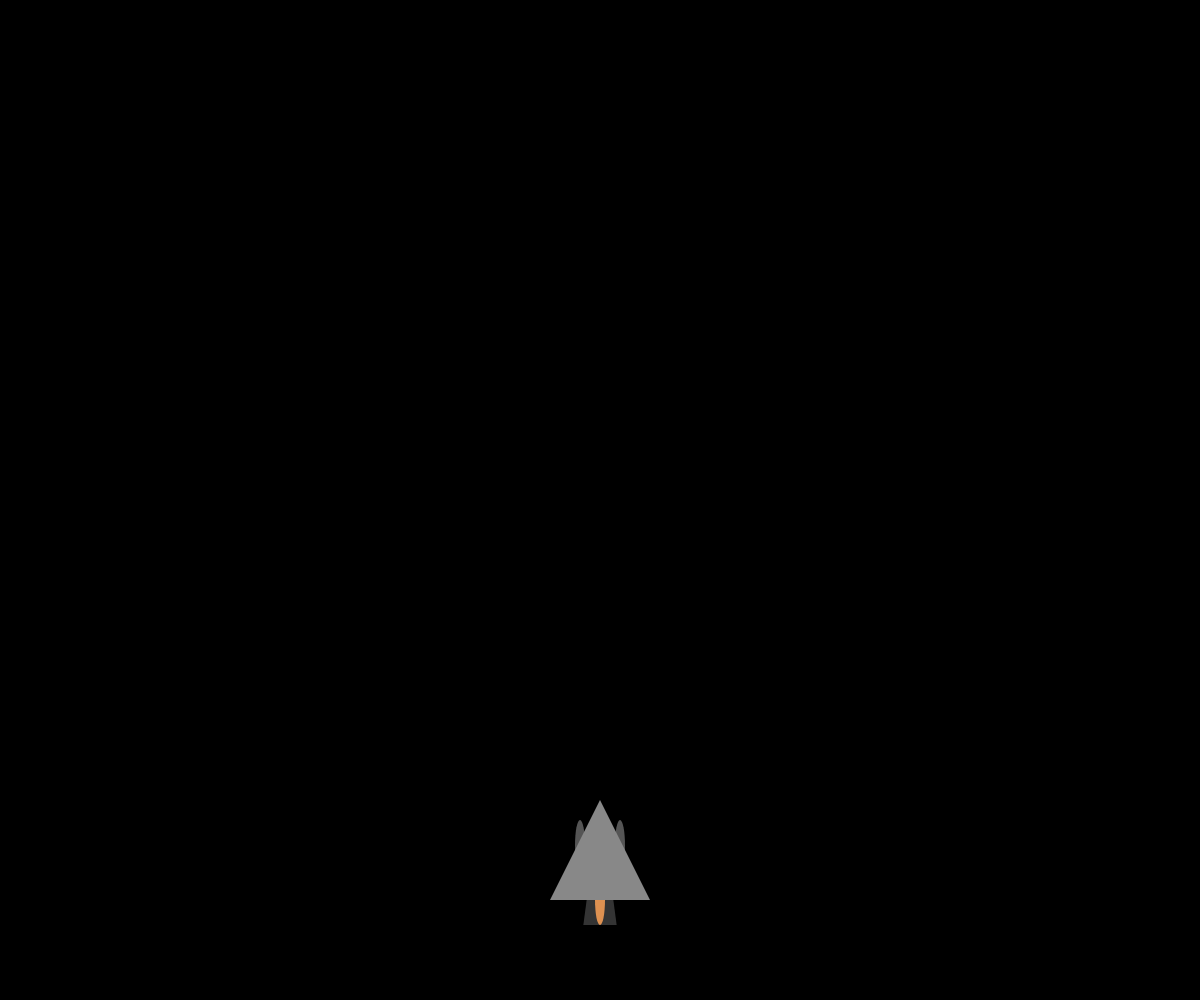
Frame 1 (no input)
Frame 60 (no input): identical to frame 1, image omitted
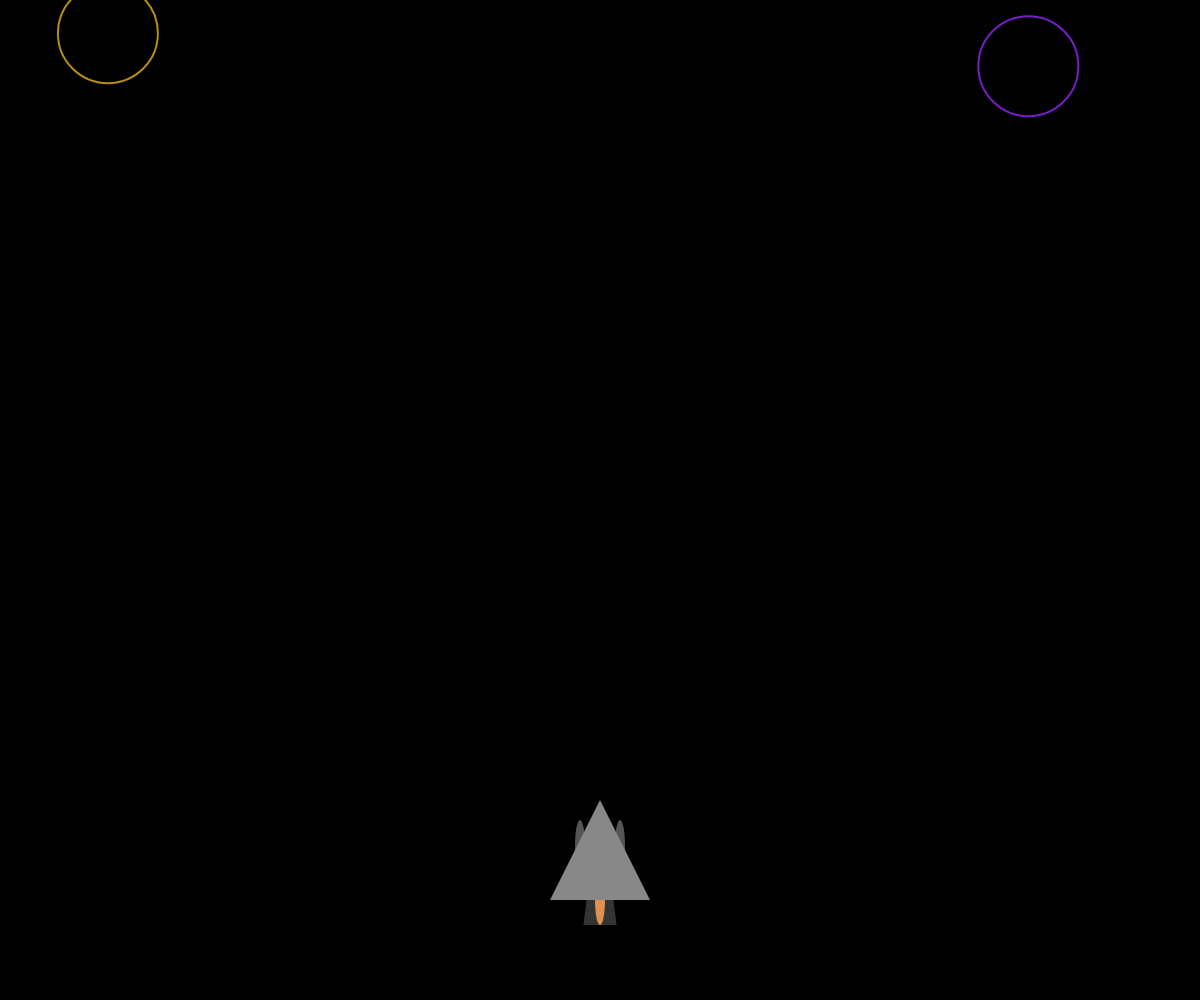
Frame 120 (the mouse pressed at the canvas centre since frame 60)

The p5.js sketch that drew these frames (run headless with seeded random() and noise() and a simulated clock; from frame 60 on, the mouse is pressed at the canvas centre):

// p5.js sketch
// ── sketch.js


var spaceship = {

    x: 200,
    y: 200,
    size: 50,
    speed: 20,
   
   
    
    

    display: function () {
         
       
        fill(85);
        ellipse(this.x - 20, this.y + 45, 10,  this.size);//leftGun
        ellipse(this.x + 20, this.y + 45, 10,  this.size);//rightGun
        
        fill (52);
         triangle(
            this.x, this.y,
            this.x -  this.size / 3, this.y + this.size * 2.5,
            this.x + this.size / 3, this.y + this.size * 2.5);
         fill('#DE9151');
        ellipse(this.x, this.y + 100, 10, this.size);//flames
        fill('#888')
        triangle(
            this.x, this.y,
            this.x - this.size, this.y + this.size * 2,
            this.x + this.size, this.y + this.size * 2);
        
        
      
    },
        
    

      // to move ship
    
    update: function () {
        
       

        if (keyIsDown(RIGHT_ARROW)) {
            spaceship.x += spaceship.speed;
        }

        if (keyIsDown(LEFT_ARROW)) {

            spaceship.x -= spaceship.speed;
        }
        if (keyIsDown(DOWN_ARROW)) {
            spaceship.y += spaceship.speed;
        }

        if (keyIsDown(UP_ARROW)) {

            spaceship.y -= spaceship.speed;
        }

    }
};

var asteroids = [];

function setup() {
	createCanvas(windowWidth, windowHeight);
	
	
	// ship's starting pos
    
	spaceship.x = width/2;
	spaceship.y = height - 200;
}

function draw() {
	background('black');
    noStroke();
	
	// adds random asteroid
    
	if (random(100) > 99) {
		// pus new asteroid
        
		asteroids.push(new Asteroid());
	}
	
	spaceship.display();
	spaceship.update();
	
	for (let i = 0; i < asteroids.length; i++) {
		asteroids[i].display();
		asteroids[i].update();
		asteroids[i].collide();
	}
}  
// ── asteroid.js
/*
	asteroid class
*/

class Asteroid {
    constructor() {
        this.x = random(width);
        this.y = -100;
        this.size = 100;
        this.speed = {
            x: random(-1, 1),
            y: random(5)
        };
        this.color = color(random(100, 200), random(200), random(200));
    }

    display() {
        noFill();
        stroke(this.color);
        strokeWeight(2);
        ellipse(this.x, this.y, this.size);
    }

    update() {
        this.x += this.speed.x;
        this.y += this.speed.y;
    }

    collide() {
        var d = dist(this.x, this.y, spaceship.x, spaceship.y);
        if (d < this.size / 2) {
            textSize(100);
            textAlign(CENTER, CENTER);
            fill('#fff');
            text("Owned!!", width / 2, height / 2);
            noLoop();
        }
    }
}
